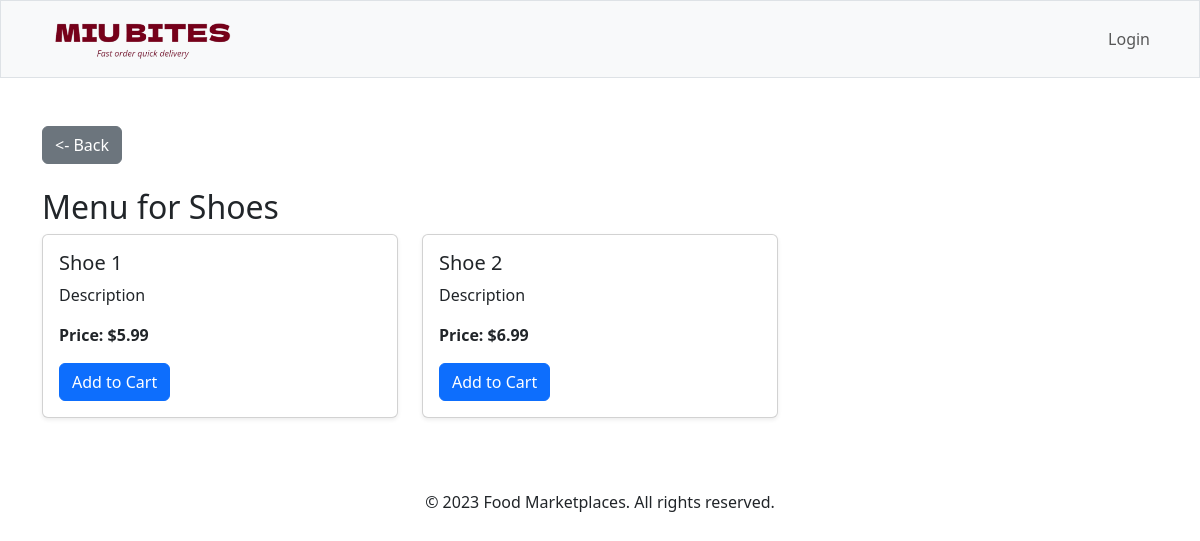
Before: /menu.php?restaurant_id=1 with the older database file.
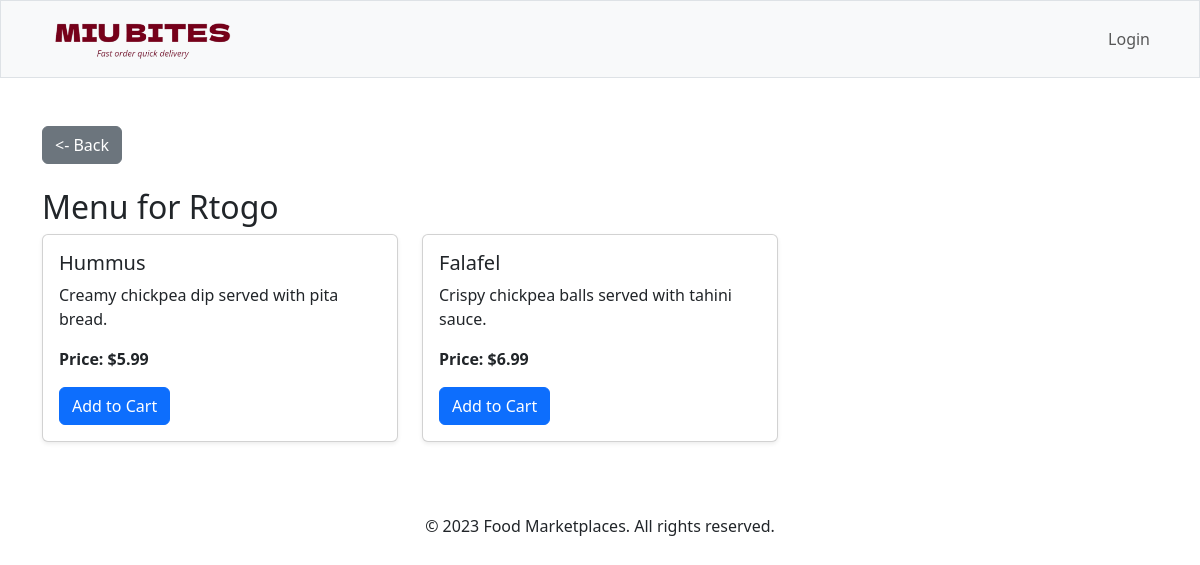
After: the same page with the newer database file.
### tables this page shows
CREATE TABLE `restaurants` (
  `restaurant_id` int(11) NOT NULL,
  `restaurant_name` varchar(255) NOT NULL,
  `description` text DEFAULT NULL,
  `menu_uploaded` tinyint(1) DEFAULT 0,
  `delivery_option` tinyint(1) DEFAULT 1,
  `pickup_option` tinyint(1) DEFAULT 1,
  `status` enum('active','pending','rejected') DEFAULT 'pending',
  `created_at` timestamp NOT NULL DEFAULT current_timestamp()
);

CREATE TABLE `menus` (
  `menu_id` int(11) NOT NULL,
  `restaurant_id` int(11) NOT NULL,
  `item_name` varchar(255) NOT NULL,
  `description` text DEFAULT NULL,
  `price` decimal(10,2) NOT NULL,
  `category` enum('food','drinks') NOT NULL,
  `availability` tinyint(1) DEFAULT 1
);

### menu.php (the view, shortened to what this page needs)
<?php
include 'db_connection.php';
if (isset($_GET['restaurant_id'])) {
    $restaurant_id = intval($_GET['restaurant_id']);
    $restaurant_query = "SELECT * FROM restaurants WHERE restaurant_id = ?";
    $stmt = $conn->prepare($restaurant_query);
    $stmt->bind_param("i", $restaurant_id);
    $stmt->execute();
    $restaurant_result = $stmt->get_result();
    if ($restaurant_result->num_rows > 0) {
        $restaurant = $restaurant_result->fetch_assoc();
        $menu_query = "SELECT * FROM menus WHERE restaurant_id = ?";
        $menu_stmt = $conn->prepare($menu_query);
        $menu_stmt->bind_param("i", $restaurant_id);
        $menu_stmt->execute();
        $menu_result = $menu_stmt->get_result();
    } else {
        header("Location: marketplaces.php");
        exit();
    }
} else {
    header("Location: marketplaces.php");
    exit();
}
?>
<!DOCTYPE html>
<html lang="en">
<head>
    <link href="https://cdn.jsdelivr.net/npm/bootstrap@5.3.3/dist/css/bootstrap.min.css" rel="stylesheet">
</head>
<body>
    <?php include("header.php") ?>
    <div class="container mt-5">
        <div class="mb-4">
            <a href="javascript:history.back()" class="btn btn-secondary"> <- Back</a>
        </div>
        <h2>Menu for <?php echo htmlspecialchars($restaurant['restaurant_name']); ?></h2>
        <div class="row">
            <?php if ($menu_result->num_rows > 0): ?>
                <?php while ($menu_item = $menu_result->fetch_assoc()): ?>
                    <div class="col-md-4">
                        <div class="card mb-4 shadow-sm">
                            <div class="card-body">
                                <h5 class="card-title"><?php echo htmlspecialchars($menu_item['item_name']); ?></h5>
                                <p class="card-text"><?php echo htmlspecialchars($menu_item['description']); ?></p>
                                <p class="card-text"><strong>Price: $<?php echo number_format($menu_item['price'], 2); ?></strong></p>
                                <form action="add_to_cart.php" method="POST">
                                    <button type="submit" class="btn btn-primary">Add to Cart</button>
                                </form>
                            </div>
                        </div>
                    </div>
                <?php endwhile; ?>
            <?php else: ?>
                <p class="text-muted">No menu items available at the moment.</p>
            <?php endif; ?>
        </div>
    </div>
    <footer class="text-center mt-5">
        <p>&copy; 2023 Food Marketplaces. All rights reserved.</p>
    </footer>
</body>
</html>

Changed rows visible on the page:
changed restaurants: restaurant_name "Shoes" → "Rtogo"
changed menus: item_name "Shoe 1" → "Hummus"; description "Description" → "Creamy chickpea dip served with pita bread."
changed menus: item_name "Shoe 2" → "Falafel"; description "Description" → "Crispy chickpea balls served with tahini sauce."
